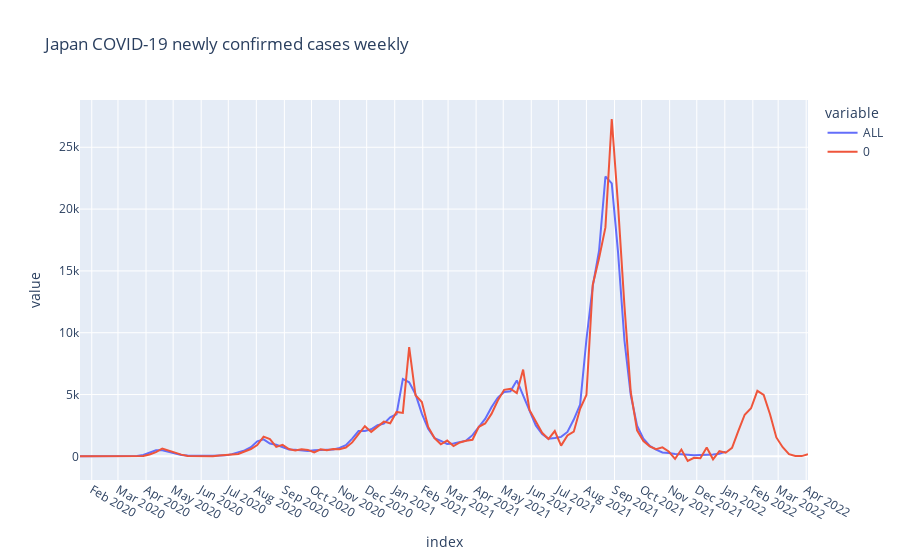

Notebook cell for this chart:
### Code cell
ts_forecast = result_all.predict(start=df_gr.index[0], end=df_gr.index[-1]+relativedelta(months=3))

temp_df = df_gr.ALL.to_frame()
temp_df = pd.concat([temp_df, ts_forecast])
fig = px.line(temp_df, title='Japan COVID-19 newly confirmed cases weekly')
fig.update_layout({
    'xaxis': {
        'dtick': 'M1'
    }
})
fig.show()

### Figure 1 — Plotly figure (JSON) as saved in the notebook; plotly's stock layout.template omitted (floating-point values rounded to 4 significant figures; data arrays with more than 128 entries replaced by an {"elided": "..."} marker saying what was removed)
{"data": [{"hovertemplate": "variable=ALL<br>index=%{x}<br>value=%{y}<extra></extra>", "legendgroup": "ALL", "line": {"color": "#636efa", "dash": "solid"}, "marker": {"symbol": "circle"}, "mode": "lines", "name": "ALL", "orientation": "v", "showlegend": true, "type": "scatter", "x": {"elided": "219 str values"}, "xaxis": "x", "y": {"elided": "219 float values"}, "yaxis": "y"}, {"hovertemplate": "variable=0<br>index=%{x}<br>value=%{y}<extra></extra>", "legendgroup": "0", "line": {"color": "#EF553B", "dash": "solid"}, "marker": {"symbol": "circle"}, "mode": "lines", "name": "0", "orientation": "v", "showlegend": true, "type": "scatter", "x": {"elided": "219 str values"}, "xaxis": "x", "y": {"elided": "219 float values"}, "yaxis": "y"}], "layout": {"autosize": true, "legend": {"title": {"text": "variable"}, "tracegroupgap": 0}, "title": {"text": "Japan COVID-19 newly confirmed cases weekly"}, "xaxis": {"anchor": "y", "autorange": true, "domain": [0, 1], "dtick": "M1", "range": ["2020-01-19", "2022-04-03"], "title": {"text": "index"}, "type": "date"}, "yaxis": {"anchor": "x", "autorange": true, "domain": [0, 1], "range": [-1912.0, 28820.0], "title": {"text": "value"}, "type": "linear"}}}
